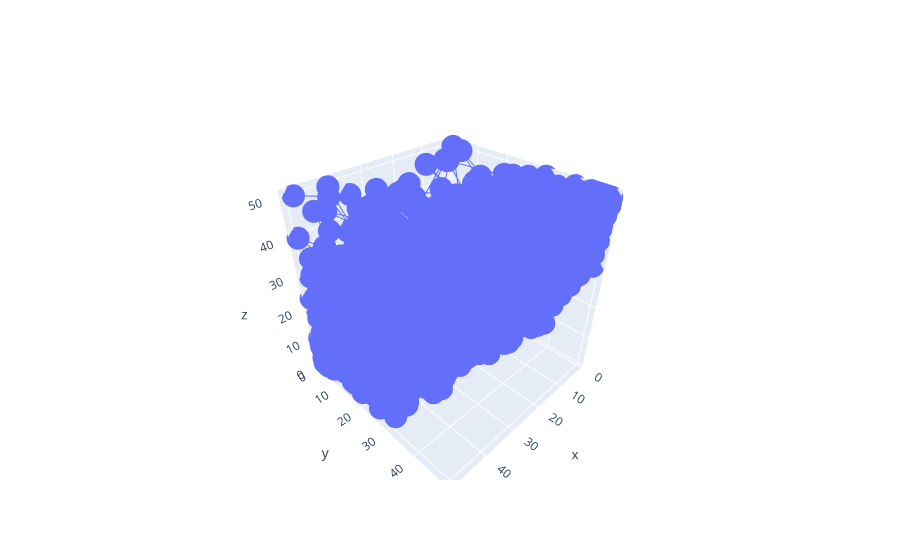

This figure's notebook cell:
### Code cell


### Figure 1 — Plotly figure (JSON) as saved in the notebook; plotly's stock layout.template omitted (floating-point values rounded to 4 significant figures; data arrays with more than 128 entries replaced by an {"elided": "..."} marker saying what was removed)
{"data": [{"type": "scatter3d", "x": {"elided": "4338 int values"}, "y": {"elided": "4338 int values"}, "z": {"elided": "4338 int values"}}], "layout": {}}
